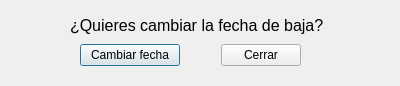
<?xml version="1.0" encoding="UTF-8"?>
<ui version="4.0">
 <class>dlgBajaNueva</class>
 <widget class="QDialog" name="dlgBajaNueva">
  <property name="windowModality">
   <enum>Qt::ApplicationModal</enum>
  </property>
  <property name="geometry">
   <rect>
    <x>0</x>
    <y>0</y>
    <width>400</width>
    <height>86</height>
   </rect>
  </property>
  <property name="windowTitle">
   <string>Cambiar fecha baja</string>
  </property>
  <property name="windowIcon">
   <iconset>
    <normaloff>../img/logo.ico</normaloff>../img/logo.ico</iconset>
  </property>
  <widget class="QLabel" name="lblBajaNueva">
   <property name="geometry">
    <rect>
     <x>70</x>
     <y>10</y>
     <width>261</width>
     <height>31</height>
    </rect>
   </property>
   <property name="font">
    <font>
     <pointsize>12</pointsize>
    </font>
   </property>
   <property name="styleSheet">
    <string notr="true"/>
   </property>
   <property name="text">
    <string>¿Quieres cambiar la fecha de baja?</string>
   </property>
  </widget>
  <widget class="QWidget" name="horizontalLayoutWidget">
   <property name="geometry">
    <rect>
     <x>80</x>
     <y>40</y>
     <width>221</width>
     <height>31</height>
    </rect>
   </property>
   <layout class="QHBoxLayout" name="horizontalLayout">
    <item>
     <widget class="QPushButton" name="btnBajaNueva">
      <property name="minimumSize">
       <size>
        <width>100</width>
        <height>0</height>
       </size>
      </property>
      <property name="text">
       <string>Cambiar fecha</string>
      </property>
     </widget>
    </item>
    <item>
     <spacer name="horizontalSpacer">
      <property name="orientation">
       <enum>Qt::Horizontal</enum>
      </property>
      <property name="sizeHint" stdset="0">
       <size>
        <width>40</width>
        <height>20</height>
       </size>
      </property>
     </spacer>
    </item>
    <item>
     <widget class="QPushButton" name="btnBajaCerrar">
      <property name="text">
       <string>Cerrar</string>
      </property>
     </widget>
    </item>
   </layout>
  </widget>
 </widget>
 <resources/>
 <connections/>
</ui>
